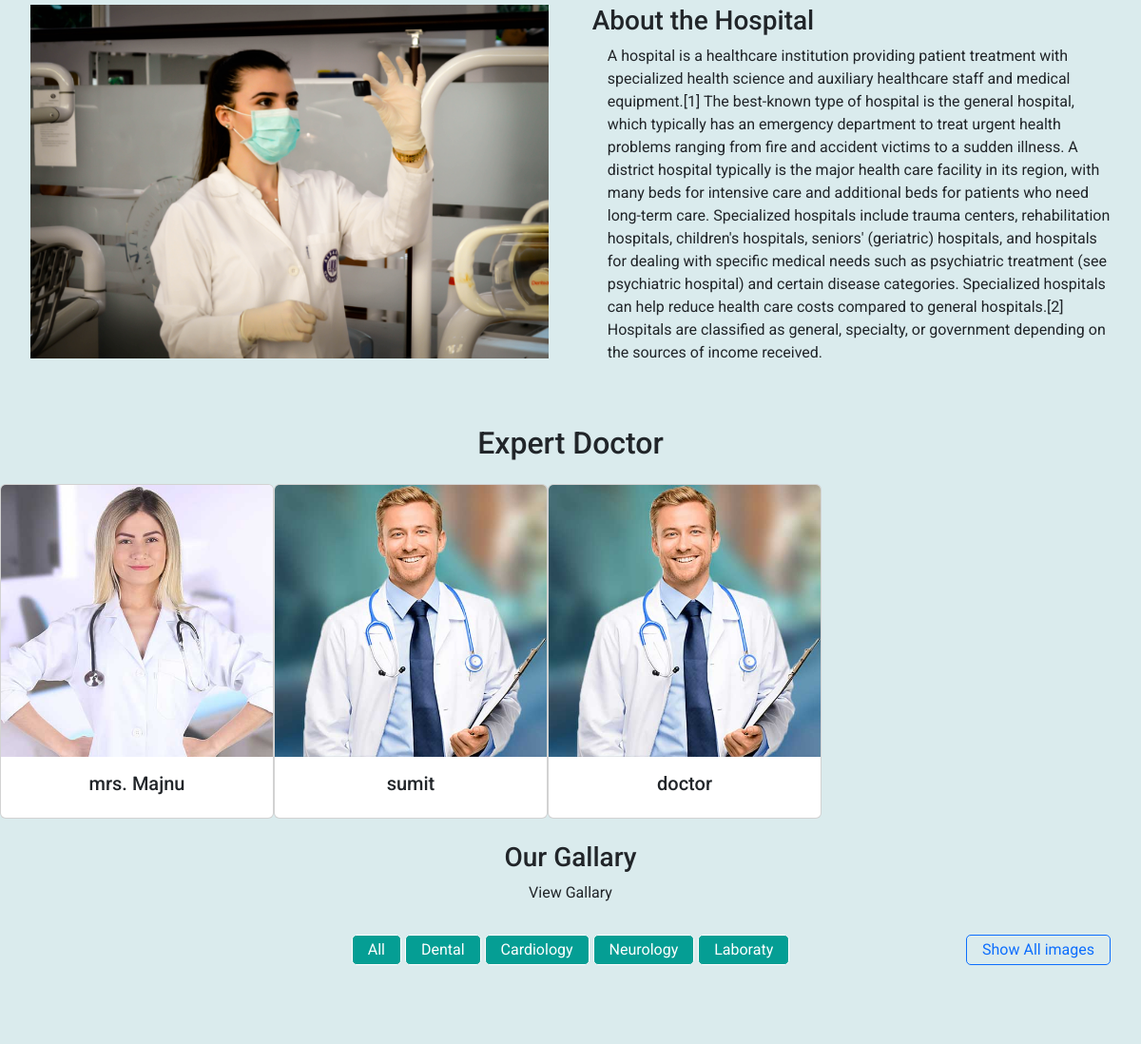
/ (middle part), run on an earlier commit of the app's database.
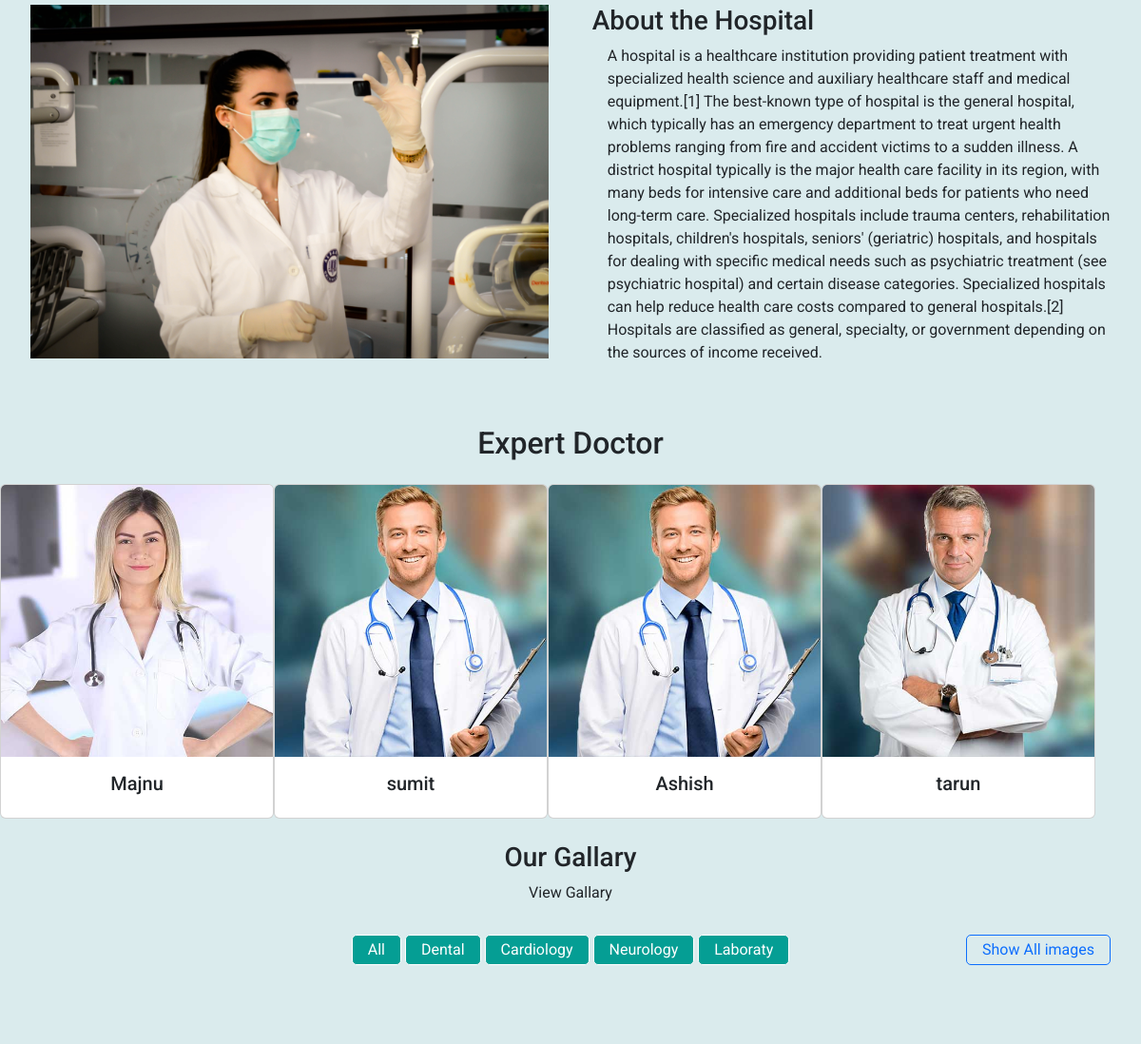
And on a later commit of the database.
### hospital/models.py (models this page shows, shortened)
class Doctor(models.Model):
    user = models.OneToOneField(User, on_delete=models.CASCADE)
    profile_pic = models.ImageField(
        upload_to='profile_pic/DoctorProfilePic/', null=True, blank=True)
    address = models.CharField(max_length=40)
    mobile = models.CharField(max_length=20, null=True)
    department = models.CharField(
        max_length=50, choices=departments, default='Cardiologist')
    status = models.BooleanField(default=False)

### hospital/views.py (the view)
# urls.py: path('',viewHome,name='home'),
def viewHome(request):
    doctors = Doctor.objects.all().filter(status=True)
    frm_unbound = ContactForm()
    if request.method == 'POST':
        frm_bound = ContactForm(request.POST)
        frm_bound.is_valid()
        frm_bound.save()
        return redirect('home')
    return render(request,'hospital/index.html',locals())

### templates/hospital/index.html (shortened to what this page needs)
{% extends 'hospital/base.html' %}
{% load static %}
{% block hero %}
  <div id="carouselExampleSlidesOnly" class="carousel slide" data-bs-ride="carousel">
{% endblock hero %}
{% block content %}
<div class="about" id="about">
 <div>
  <img src="{% static 'hospital/images/about-us.jpg' %}" alt="">
 </div>
 <div>
  <h3>About the Hospital</h3>
  <p>A hospital is a healthcare institution providing patient treatment with specialized health science and auxiliary healthcare staff and medical equipment.[1] The best-known type of hospital is the general hospital, which typically has an emergency department to treat urgent health problems ranging from fire and accident victims to a sudden illness. A district hospital typically is the major health care facility in its region, with many beds for intensive care and additional beds for patients who need long-term care. Specialized hospitals include trauma centers, rehabilitation hospitals, children's hospitals, seniors' (geriatric) hospitals, and hospitals for dealing with specific medical needs such as psychiatric treatment (see psychiatric hospital) and certain disease categories. Specialized hospitals can help reduce health care costs compared to general hospitals.[2] Hospitals are classified as general, specialty, or government depending on the sources of income received.</p>
 </div>
</div>
<section class="exportDoctor">
<h2 class="text-center p-3">Expert Doctor</h2>
<div class="swiper">
  <div class="swiper-wrapper d-flex " id="owl-demo">
    {% for doc in doctors %}
      <div class="swiper-slide">
        <div class="card" style="width: 18rem;">
          <img class="card-img-top" src="{{doc.profile_pic.url}}" alt="Card image cap">
          <div class="card-body">
            <h5 class="card-title text-center">{{doc.user.first_name}}</h5>
          </div>
        </div>
      </div>
    {% endfor %}
    </div>
</div>
</section>
<section class="gallary" id="gallary">
 <div class="text-center p-3 pt-4" >
    <h3>Our Gallary</h3>
    <p>View Gallary</p>
  </div>
  <div class="gallaryCategory">
  <button id="AllClickBtn">All</button>
   <button id="DentalClickBtn">Dental</button>
   <button id="CardiologyClickBtn">Cardiology</button>
   <button id="NeurologyClickBtn">Neurology</button>
   <button id="LaboratyClickBtn">Laboraty</button>
   <a class="shoeAllImg" href="{% url 'images' %}">Show All images</a>
  </div>
</section>
<section class="contact" id="contact">
<h2 class="text-center p-4">Contact Form </h2>
</section>
{% endblock content %}

### templates/hospital/base.html (shortened to what this page needs)
{% load static %}
<!DOCTYPE html>
<html lang="en">
<head>
    <link rel="stylesheet" href="{% static 'hospital/css/style.css' %}">
    <link
  rel="stylesheet"
  href="https://cdn.jsdelivr.net/npm/swiper@10/swiper-bundle.min.css"
/>
    <script src="https://kit.fontawesome.com/f5b6191954.js"></script><link href="https://cdn.jsdelivr.net/npm/bootstrap@5.3.0/dist/css/bootstrap.min.css" rel="stylesheet">
</head>
<body>
<main>
  {% block hero %}{% endblock hero %}
  {% block content %}{% endblock content %}
</main>
</body>
</html>

### static/hospital/css/style.css (style rules this page uses)
* { font-family: "Roboto", sans-serif; }
body { background-color: rgba(39, 187, 187, 0.464); }
.about { background-color: rgba(9, 120, 132, 0.149); display: flex; gap: 1rem; padding: 2rem; padding-top: 4rem; justify-content: space-between; flex-wrap: wrap; }
.about > div { width: 48%; }
.about img { width: 100%; }
.about p { padding-left: 1rem; }
.exportDoctor { background-color: rgba(9, 120, 132, 0.149); }
.gallary { background-color: rgba(9, 120, 132, 0.149); display: flex; flex-direction: column; align-items: center; }
.gallaryCategory button { padding: 0.2rem 1rem; border-radius: 5px; text-decoration: none; border: 1px solid; background-color: rgb(5, 158, 148); color: white; }
.shoeAllImg { position: absolute; right: 2rem; border: 1px solid; padding: 0.2rem 1rem; border-radius: 5px; text-decoration: none; }
.contact { padding: 2rem; background-color: rgba(9, 120, 132, 0.149); }
.swiper { width: 1000px; }

What changed in the data, as far as the page shows it:
changed through a linked row, Doctor: user.first_name "mrs. Majnu" → "Majnu"
changed through a linked row, Doctor: user.first_name "doctor" → "Ashish"
added Doctor: profile_pic (picture), user.first_name "tarun"
